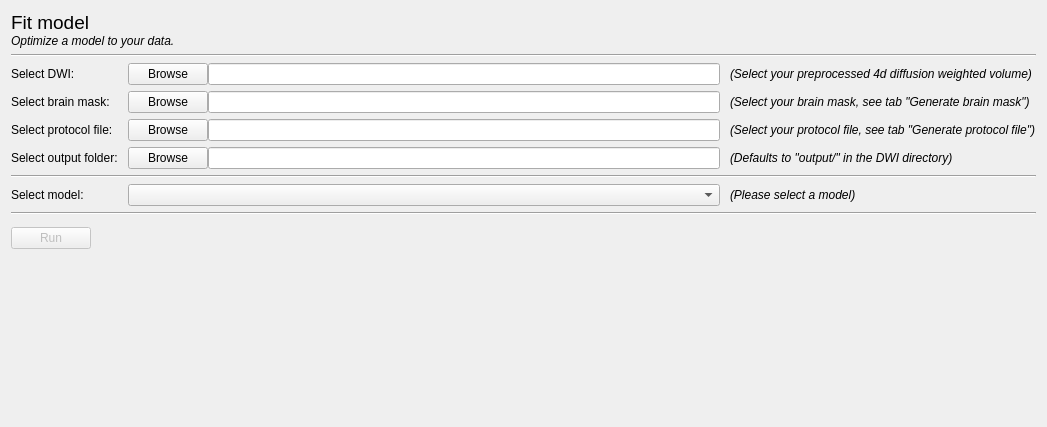
<?xml version="1.0" encoding="UTF-8"?>
<ui version="4.0">
 <class>FitModelTabContent</class>
 <widget class="QWidget" name="FitModelTabContent">
  <property name="geometry">
   <rect>
    <x>0</x>
    <y>0</y>
    <width>1047</width>
    <height>427</height>
   </rect>
  </property>
  <property name="windowTitle">
   <string>Form</string>
  </property>
  <layout class="QVBoxLayout" name="verticalLayout">
   <property name="topMargin">
    <number>11</number>
   </property>
   <item>
    <layout class="QVBoxLayout" name="verticalLayout_2">
     <property name="spacing">
      <number>0</number>
     </property>
     <item>
      <widget class="QLabel" name="label">
       <property name="font">
        <font>
         <pointsize>14</pointsize>
        </font>
       </property>
       <property name="text">
        <string>Fit model</string>
       </property>
      </widget>
     </item>
     <item>
      <widget class="QLabel" name="label_2">
       <property name="font">
        <font>
         <italic>true</italic>
        </font>
       </property>
       <property name="text">
        <string>Optimize a model to your data.</string>
       </property>
      </widget>
     </item>
    </layout>
   </item>
   <item>
    <widget class="Line" name="line">
     <property name="frameShadow">
      <enum>QFrame::Sunken</enum>
     </property>
     <property name="lineWidth">
      <number>1</number>
     </property>
     <property name="orientation">
      <enum>Qt::Horizontal</enum>
     </property>
    </widget>
   </item>
   <item>
    <layout class="QGridLayout" name="gridLayout">
     <property name="sizeConstraint">
      <enum>QLayout::SetDefaultConstraint</enum>
     </property>
     <property name="horizontalSpacing">
      <number>10</number>
     </property>
     <item row="3" column="2">
      <widget class="QLabel" name="label_14">
       <property name="font">
        <font>
         <italic>true</italic>
        </font>
       </property>
       <property name="text">
        <string>(Defaults to &quot;output/&lt;mask_name&gt;&quot; in the DWI directory)</string>
       </property>
      </widget>
     </item>
     <item row="1" column="1">
      <layout class="QHBoxLayout" name="horizontalLayout_3">
       <item>
        <widget class="QPushButton" name="selectMask">
         <property name="text">
          <string>Browse</string>
         </property>
        </widget>
       </item>
       <item>
        <widget class="QLineEdit" name="selectedMask">
         <property name="text">
          <string/>
         </property>
        </widget>
       </item>
      </layout>
     </item>
     <item row="2" column="1">
      <layout class="QHBoxLayout" name="horizontalLayout_6">
       <item>
        <widget class="QPushButton" name="selectProtocol">
         <property name="text">
          <string>Browse</string>
         </property>
        </widget>
       </item>
       <item>
        <widget class="QLineEdit" name="selectedProtocol">
         <property name="text">
          <string/>
         </property>
        </widget>
       </item>
      </layout>
     </item>
     <item row="5" column="0">
      <widget class="QLabel" name="label_12">
       <property name="minimumSize">
        <size>
         <width>0</width>
         <height>0</height>
        </size>
       </property>
       <property name="text">
        <string>Select model:</string>
       </property>
      </widget>
     </item>
     <item row="2" column="2">
      <widget class="QLabel" name="label_11">
       <property name="font">
        <font>
         <italic>true</italic>
        </font>
       </property>
       <property name="text">
        <string>(Select your protocol file, see tab &quot;Generate protocol file&quot;)</string>
       </property>
      </widget>
     </item>
     <item row="1" column="0">
      <widget class="QLabel" name="label_3">
       <property name="minimumSize">
        <size>
         <width>0</width>
         <height>0</height>
        </size>
       </property>
       <property name="text">
        <string>Select brain mask:</string>
       </property>
      </widget>
     </item>
     <item row="0" column="2">
      <widget class="QLabel" name="label_4">
       <property name="font">
        <font>
         <italic>true</italic>
        </font>
       </property>
       <property name="text">
        <string>(Select your preprocessed 4d diffusion weighted volume)</string>
       </property>
      </widget>
     </item>
     <item row="4" column="0" colspan="3">
      <widget class="Line" name="line_3">
       <property name="orientation">
        <enum>Qt::Horizontal</enum>
       </property>
      </widget>
     </item>
     <item row="0" column="1">
      <layout class="QHBoxLayout" name="horizontalLayout_2">
       <item>
        <widget class="QPushButton" name="selectDWI">
         <property name="text">
          <string>Browse</string>
         </property>
        </widget>
       </item>
       <item>
        <widget class="QLineEdit" name="selectedDWI">
         <property name="text">
          <string/>
         </property>
        </widget>
       </item>
      </layout>
     </item>
     <item row="0" column="0">
      <widget class="QLabel" name="label_6">
       <property name="text">
        <string>Select DWI:</string>
       </property>
      </widget>
     </item>
     <item row="1" column="2">
      <widget class="QLabel" name="label_5">
       <property name="font">
        <font>
         <italic>true</italic>
        </font>
       </property>
       <property name="text">
        <string>(Select your brain mask, see tab &quot;Generate brain mask&quot;)</string>
       </property>
      </widget>
     </item>
     <item row="3" column="0">
      <widget class="QLabel" name="label_13">
       <property name="minimumSize">
        <size>
         <width>0</width>
         <height>0</height>
        </size>
       </property>
       <property name="text">
        <string>Select output folder:</string>
       </property>
      </widget>
     </item>
     <item row="5" column="1">
      <widget class="QComboBox" name="modelSelection"/>
     </item>
     <item row="2" column="0">
      <widget class="QLabel" name="label_10">
       <property name="minimumSize">
        <size>
         <width>0</width>
         <height>0</height>
        </size>
       </property>
       <property name="text">
        <string>Select protocol file:</string>
       </property>
      </widget>
     </item>
     <item row="3" column="1">
      <layout class="QHBoxLayout" name="horizontalLayout_7">
       <item>
        <widget class="QPushButton" name="selectOutputFolder">
         <property name="text">
          <string>Browse</string>
         </property>
        </widget>
       </item>
       <item>
        <widget class="QLineEdit" name="selectedOutputFolder">
         <property name="text">
          <string/>
         </property>
        </widget>
       </item>
      </layout>
     </item>
     <item row="5" column="2">
      <widget class="QLabel" name="label_15">
       <property name="font">
        <font>
         <italic>true</italic>
        </font>
       </property>
       <property name="text">
        <string>(Please select a model)</string>
       </property>
      </widget>
     </item>
    </layout>
   </item>
   <item>
    <widget class="Line" name="line_2">
     <property name="orientation">
      <enum>Qt::Horizontal</enum>
     </property>
    </widget>
   </item>
   <item>
    <layout class="QHBoxLayout" name="horizontalLayout">
     <property name="topMargin">
      <number>6</number>
     </property>
     <property name="bottomMargin">
      <number>0</number>
     </property>
     <item>
      <widget class="QPushButton" name="runButton">
       <property name="enabled">
        <bool>false</bool>
       </property>
       <property name="text">
        <string>Run</string>
       </property>
      </widget>
     </item>
     <item>
      <spacer name="horizontalSpacer">
       <property name="orientation">
        <enum>Qt::Horizontal</enum>
       </property>
       <property name="sizeHint" stdset="0">
        <size>
         <width>40</width>
         <height>20</height>
        </size>
       </property>
      </spacer>
     </item>
    </layout>
   </item>
   <item>
    <spacer name="verticalSpacer">
     <property name="orientation">
      <enum>Qt::Vertical</enum>
     </property>
     <property name="sizeHint" stdset="0">
      <size>
       <width>20</width>
       <height>40</height>
      </size>
     </property>
    </spacer>
   </item>
  </layout>
  <zorder>line_2</zorder>
  <zorder>line</zorder>
  <zorder>verticalSpacer</zorder>
 </widget>
 <tabstops>
  <tabstop>selectDWI</tabstop>
  <tabstop>selectedDWI</tabstop>
  <tabstop>runButton</tabstop>
 </tabstops>
 <resources/>
 <connections/>
</ui>
